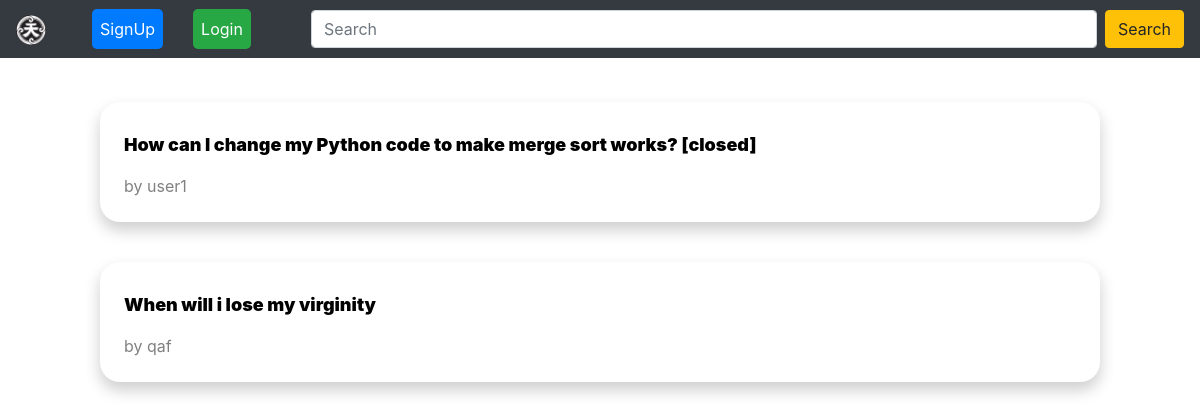
Before: / with the older database file.
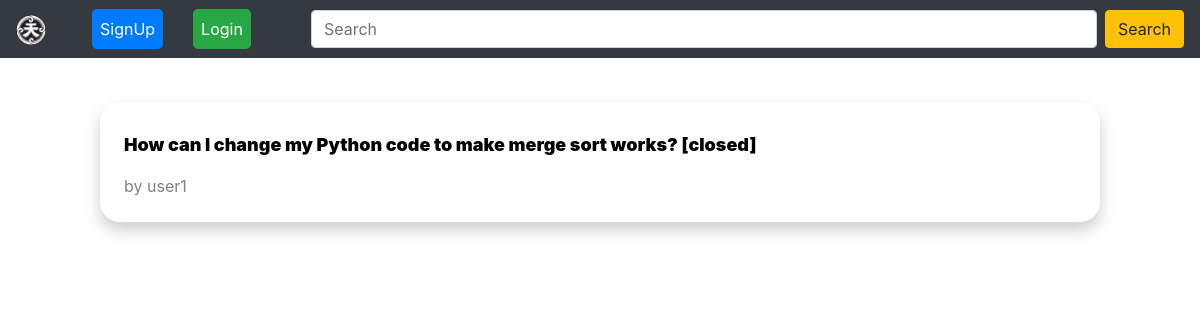
After: the same page with the newer database file.
### TenjinApp/models.py (models this page shows, shortened)
class Question(models.Model):
    author = models.ForeignKey(User, null=False, on_delete=models.CASCADE)
    title = models.CharField(max_length=200, null=False)
    body = models.TextField(null=False)
    created_at = models.DateTimeField(auto_now_add=True)
    updated_at = models.DateTimeField(auto_now=True)

### TenjinApp/views.py (the view)
# urls.py: path("", views.homePage, name="index"),
def homePage(request):
    questions = Question.objects.all().order_by('-created_at')
    context = {
        'questions': questions
    }
    return render(request, "homepage.html", context)

### templates/homepage.html
{% extends 'layouts/page.html' %}
{% block content %}
{% load static %}
<div class="page">
<br>
{% for question in questions %}
<div class="question-list-item">
    <div class="main">
        <a class="question-link" href="{% url 'question' question.id %}">
            <p class="question-list-item-title">
                {{question.title}}
            </p>
            <p class="question-list-item-author">
                by {{question.author.username}}
            </p>
        </a>
    </div>
</div>
{% endfor %}
</div>
{% endblock %}

### templates/layouts/page.html (shortened to what this page needs)
<!DOCTYPE html>
<html lang="en">
<head>
    {% load static %}
    <link rel="stylesheet" type="text/css" href="{% static 'css/style.css' %}?{% now 'U' %}">
    <link rel="stylesheet" href="https://cdn.jsdelivr.net/npm/bootstrap@4.0.0/dist/css/bootstrap.min.css">
</head>
<body>
    {% include 'navbar.html' %}
    {% block content %}
    {% endblock %}
</body>
</html>

### templates/navbar.html (shortened to what this page needs)
{% load static %}
<nav class="navbar navbar-expand-lg navbar-dark bg-dark">
    <a class="navbar-brand" href="#"><img src="{% static 'image/logo.webp' %}" alt="Tenjin" style="width: 30px; height: 30px;"></a>
    <div class="collapse navbar-collapse" id="navbarSupportedContent">
      <ul class="navbar-nav mr-auto">
        {% if user.is_authenticated %}
        <li class="nav-item active" id="li-id">
          <a class="nav-link" href="{% url 'index' %}">Ask Questions</a>
        </li>
        <li class="nav-item active" id="li-button-logout">
          <a class="nav-link" href="{% url 'logout' %}">Logout</a>
        </li>
        {% else %}
        <li class="nav-item active" id="li-button-signup">
          <a class="nav-link" href="{% url 'register' %}">SignUp</a>
        </li>
        <li class="nav-item active" id="li-button-login">
          <a class="nav-link" href="{% url 'login' %}">Login</a>
        </li>
        {% endif %}
      </ul>
      <form class="form-inline my-2 my-lg-0">
        <input class="form-control mr-sm-2" id="navbar-search" type="search" placeholder="Search" aria-label="Search" size="70" >
        <button class="btn btn-warning my-2 my-sm-0" type="submit">Search</button>
      </form>
    </div>
</nav>

### static/css/style.css (style rules this page uses)
html, body { font-family: 'Segoe UI', Tahoma, Geneva, Verdana, sans-serif; }
#li-button-signup { margin-left: 30px; background-color: #007bff; border-radius: 5px; transition: background-color 0.5s; }
#li-button-login { margin-left: 30px; background-color: #28a745; border-radius: 5px; transition: background-color 0.5s; }
*, *::after, *::before { box-sizing: border-box; }
.question-link { text-decoration: none; }
.main { max-width: 1000px; margin: 20px auto; padding: 24px; border-radius: 20px; background-color: rgb(255, 255, 255); position: relative; top: 0px; box-shadow: 0 8px 16px 0 rgba(0,0,0,0.2); transition: top 0.3s; }
.page { display: flex; flex-direction: column; }
.question-list-item-title { color: black; font-size: 18px; font-weight: 900; margin-top: 5px; }
.question-list-item-author { color: gray; margin: 0; }

Changed rows visible on the page:
removed Question: title "When will i lose my virginity", author.username "qaf"
